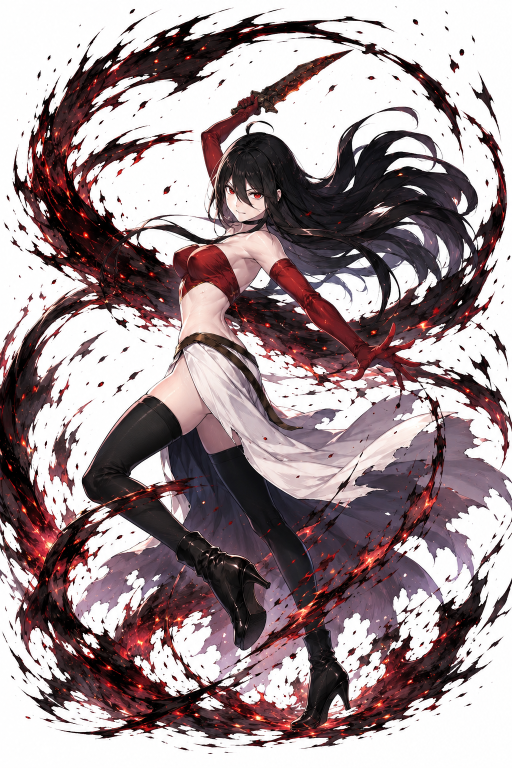
#> input picture 立ち絵AI生成/ChatGPT Image 2026年5月25日 15_15_54.png, 1024 x 1536 px, given as the content of the folder ../立ち絵AI生成/ChatGPT Image 2026年5月25日 15_15_54.png, which was not available (shown at 1/2 size)
$ python prepare_tachie_batch.py '../立ち絵AI生成/ChatGPT Image 2026年5月25日 15_15_54.png' out.png
#> lines starting #> are read from the running program, lines starting #| are printed output that depends on the picture; pictures that were not available may be replaced by others from this repository, and a replacement may not be noted
#!/usr/bin/env python3
"""白背景の未処理立ち絵だけを、1回のモデル読込で下処理する。"""

import argparse
from pathlib import Path

import numpy as np
from PIL import Image

from tachie_clear_v5 import create_session, process


IMAGE_EXTENSIONS = {".png", ".jpg", ".jpeg", ".webp"}
OUTPUT_SUFFIXES = ("_transparent", "_clear")


def normalized_stem(path: Path) -> str:
    stem = path.stem
    for suffix in OUTPUT_SUFFIXES:
        if stem.endswith(suffix):
            stem = stem[: -len(suffix)]
            break
    return stem.casefold()


def collect_existing_stems(directory: Path | None) -> set[str]:
    if directory is None or not directory.exists():
        return set()
    return {
        normalized_stem(path)
        for path in directory.rglob("*")
        if path.is_file() and path.suffix.lower() in IMAGE_EXTENSIONS
    }


def white_edge_ratio(image: Image.Image) -> float:
    thumbnail = image.convert("RGB")
    thumbnail.thumbnail((256, 256))
    pixels = np.asarray(thumbnail)
    edge_x = max(1, thumbnail.width // 20)
    edge_y = max(1, thumbnail.height // 20)
    edges = np.concatenate(
        (
            pixels[:edge_y].reshape(-1, 3),
            pixels[-edge_y:].reshape(-1, 3),
            pixels[:, :edge_x].reshape(-1, 3),
            pixels[:, -edge_x:].reshape(-1, 3),
        )
    )
    return float((edges.min(axis=1) >= 245).mean())


def find_candidates(source: Path, existing_stems: set[str]) -> list[Path]:
    candidates = []
    for path in sorted(source.rglob("*")):
        if not path.is_file() or path.suffix.lower() not in IMAGE_EXTENSIONS:
            continue
        if "ドット" in path.stem or normalized_stem(path) in existing_stems:
            continue
        try:
            with Image.open(path) as image:
#> image is the input picture: PIL image 1024x1536 RGB; mean R, G, B 158.9, 143.2, 146.1
                alpha_min, _ = image.convert("RGBA").getchannel("A").getextrema()
#> alpha_min = 255
                if alpha_min == 255 and white_edge_ratio(image) >= 0.8:
#> in white_edge_ratio, `thumbnail.thumbnail((256, 256))`:
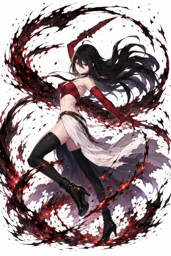
#> thumbnail: PIL image 171x256 RGB; mean R, G, B 158.6, 142.9, 145.8
                    candidates.append(path)
        except Exception as error:
            print(f"SKIP: {path} ({error})")
    return candidates


def output_path(source: Path, output: Path, path: Path) -> Path:
    relative = path.relative_to(source)
    return output / relative.parent / f"{path.stem}_clear.png"


def main() -> None:
    parser = argparse.ArgumentParser(description=__doc__)
    parser.add_argument("source", type=Path, help="白背景立ち絵の入力フォルダ")
    parser.add_argument("output", type=Path, help="下処理結果の出力フォルダ")
    parser.add_argument(
        "--existing-dir",
        type=Path,
        help="同名の透過済み素材があれば処理対象から除外するフォルダ",
    )
    parser.add_argument("--dry-run", action="store_true", help="候補表示のみで変換しない")
    parser.add_argument("--limit", type=int, help="先頭から指定枚数だけ処理する")
    args = parser.parse_args()

    existing_stems = collect_existing_stems(args.existing_dir)
    candidates = find_candidates(args.source, existing_stems)
#> candidates = []
    candidates = [
        path
        for path in candidates
        if not output_path(args.source, args.output, path).exists()
    ]
    if args.limit is not None:
        candidates = candidates[: max(args.limit, 0)]

    print(f"下処理候補: {len(candidates)}枚")
#| 下処理候補: 0枚
    for path in candidates:
        print(f"  {path.relative_to(args.source)}")
#> this loop made 0 passes
    if args.dry_run or not candidates:
        return

    args.output.mkdir(parents=True, exist_ok=True)
    print("isnet-animeモデルを読み込みます")
    session = create_session()

    for index, path in enumerate(candidates, 1):
        destination = output_path(args.source, args.output, path)
        destination.parent.mkdir(parents=True, exist_ok=True)
        try:
            with Image.open(path) as image:
                result = process(image, session)
            result.save(destination)
            print(f"[{index}/{len(candidates)}] OK: {destination}")
        except Exception as error:
            print(f"[{index}/{len(candidates)}] ERROR: {path} ({error})")


if __name__ == "__main__":
    main()

$ run again, on 立ち絵AI生成/ChatGPT Image 2026年5月25日 15_16_26.png
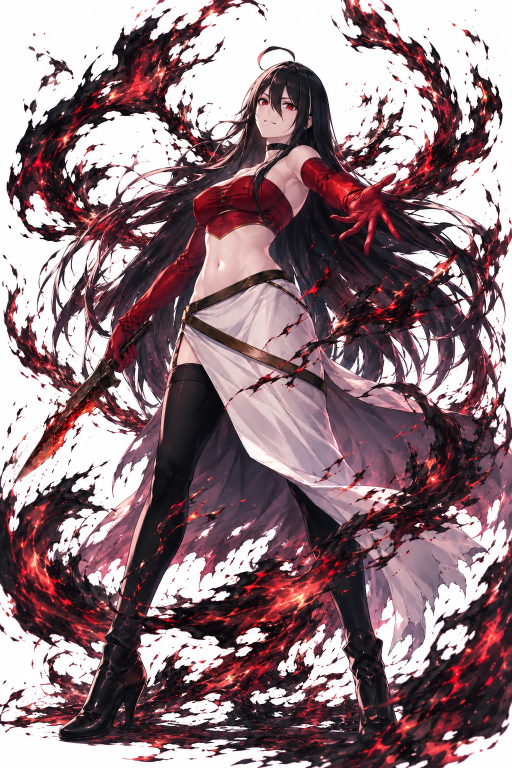
#> input picture 立ち絵AI生成/ChatGPT Image 2026年5月25日 15_16_26.png, 1024 x 1536 px, given as the content of the folder ../立ち絵AI生成/ChatGPT Image 2026年5月25日 15_16_26.png, which was not available (shown at 1/2 size)
#> in find_candidates, image is the input picture: PIL image 1024x1536 RGB; mean R, G, B 144.5, 120.2, 126.3
#> alpha_min = 255
#> in white_edge_ratio, `thumbnail.thumbnail((256, 256))`:
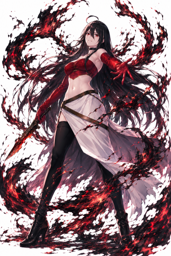
#> thumbnail: PIL image 171x256 RGB; mean R, G, B 144.3, 120, 126
#> candidates = []
#| 下処理候補: 0枚

$ run again, on 立ち絵AI生成/ChatGPT Image 2026年5月25日 15_45_16.png
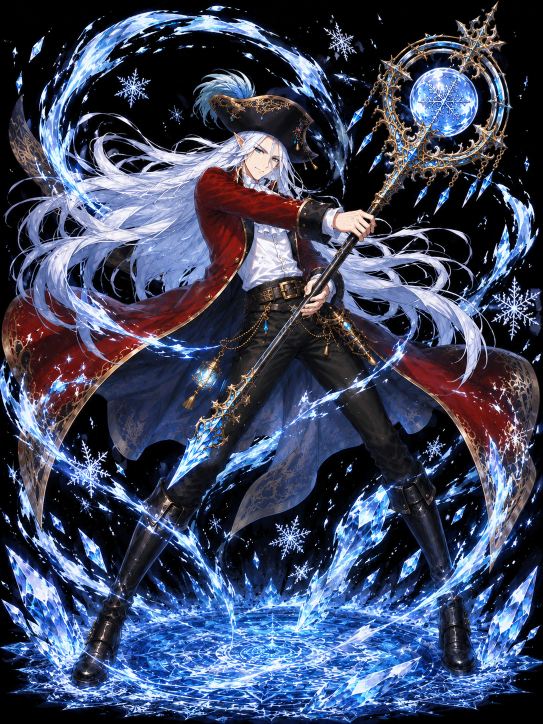
#> input picture 立ち絵AI生成/ChatGPT Image 2026年5月25日 15_45_16.png, 1086 x 1448 px, given as the content of the folder ../立ち絵AI生成/ChatGPT Image 2026年5月25日 15_45_16.png, which was not available (shown at 1/2 size)
#> in find_candidates, image is the input picture: PIL image 1086x1448 RGB; mean R, G, B 62.4, 70.4, 95.4
#> alpha_min = 255
#> in white_edge_ratio, `thumbnail.thumbnail((256, 256))`:
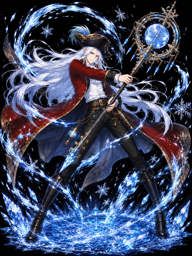
#> thumbnail: PIL image 192x256 RGB; mean R, G, B 62.6, 70.6, 95.6
#> candidates = []
#| 下処理候補: 0枚
